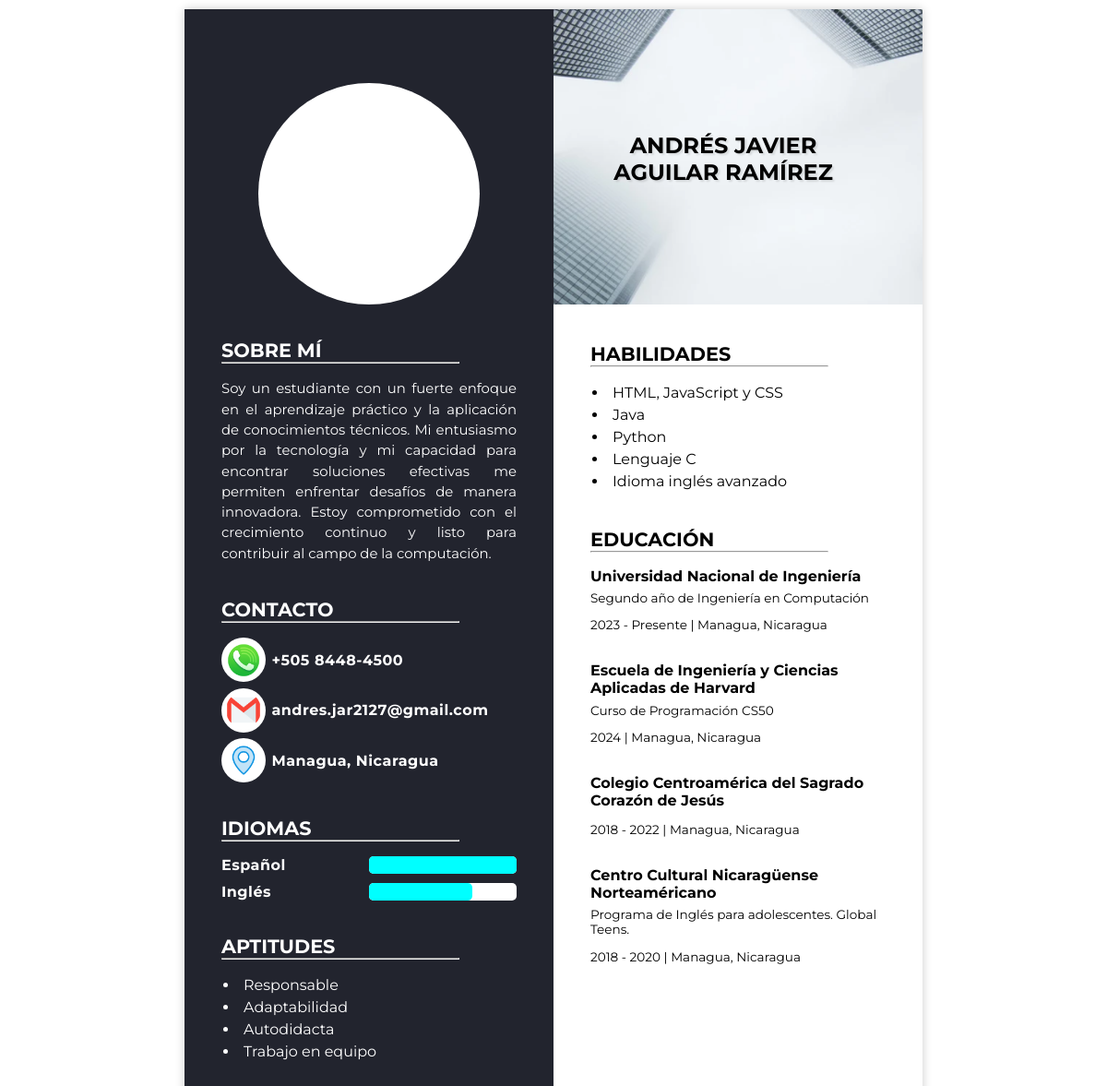
The page / on the database its author committed.
### data/models.py (models this page shows)
class Person(models.Model):
    name = models.CharField(max_length=50)
    description = models.TextField()

class Contact(models.Model):
    CONTACT_TYPES = [
        ('phone', 'Phone'),
        ('email','Email'),
        ('github','Github'),
        ('instagram','Instagram'),
        ('linkedin','Linkedin'),
        ('adress','Adress'),
        ('other','Other'),
    ]
    kind = models.CharField(max_length=20, choices=CONTACT_TYPES)
    value = models.CharField(max_length=255)

class Language(models.Model):
    name = models.CharField(max_length=20)
    proficiency = models.IntegerField()

class Aptitude(models.Model):
    name = models.CharField(max_length=50)

class Skill(models.Model):
    value = models.TextField()

class Education(models.Model):
    institution = models.CharField(max_length=100)
    description = models.CharField(max_length=100)
    location = models.CharField(max_length=50)
    start_date = models.CharField(max_length=5, null=False)
    end_date = models.CharField(max_length=5, null=True)

### data/views.py (the view)
# urls.py: path('',CV,name='CV'),
def CV(request):
    person = Person.objects.first()
    aptitudes = Aptitude.objects.all()
    contacts = Contact.objects.all()
    languages = Language.objects.all()
    skills = Skill.objects.all()
    education = Education.objects.all()
    context = {
        'person':person,
        'contacts':contacts,
        'languages':languages,
        'aptitudes':aptitudes,
        'skills':skills,
        'education':education,
    }
    return render(request, 'CV.html', context)

### templates/CV.html (shortened to what this page needs)
{% load static %}
<!DOCTYPE html>
<html lang="en">
<head>
    <link rel="stylesheet" href="{% static 'style.css' %}">
</head>
<body>
    <div class="main-container">
        <div class="gray-container">
            <div class="circle-container profile-img-container">
                <img src="{% static 'images/profile-image.jpg' %}" alt="profile-image" class="profile-img">
            </div>
            <section class="cv-section" id="about-me">
                <h1 class="cv-section-title">SOBRE MÍ</h1>
                <hr>
                <p class="cv-section-description">{{person.description}}</p>
            </section>
            <section class="cv-section" id="contact">
                <h1 class="cv-section-title">CONTACTO</h1>
                <hr>
                {% for contact in contacts %}
                    <div class="contact-item">
                        <div class="circle-container contact-icon-container">
                            <img src="{% static 'images/' %}{{ contact.kind }}.png" alt="Image" class="icon-img">
                        </div>
                        <p class="cv-section-subtitle"> {{contact.value}}</p>
                    </div>
                {% endfor %}
            </section>
            <section class="cv-section" id="languages">
                <h1 class="cv-section-title">IDIOMAS</h1>
                <hr>
                {% for language in languages %}
                    <div class="languages-item">
                        <p class="cv-section-subtitle"> {{language.name}}</p>
                        <div class="bar-container">
                            <div class="load-bar" style="width: {{language.proficiency}}%;"></div>
                        </div>
                    </div>
                {% endfor %}
            </section>
            <section class="cv-section" id="aptitudes">
                <h1 class="cv-section-title">APTITUDES</h1>
                <hr>
                <ul class="list">
                    {% for aptitude in aptitudes %}
                        <li> {{aptitude.name}} </li>
                    {% endfor %}
                </ul>
            </section>
        </div>
        <div class="white-container">
            <section class="name-container">
                <img src="{% static 'images/background-image.png' %}" alt="Background" class="background-img">
                <h1 class="overlaid-text">{{person.name}}</h1>
            </section>
            <section class="cv-section" id="abilities">
                <h1 class="cv-section-title">HABILIDADES</h1>
                <hr>
                <ul class="list">
                    {% for skill in skills %}
                        <li> {{skill.value}} </li>
                    {% endfor %}
                </ul>
            </section>
            <section class="cv-section" id="education">
                <h1 class="cv-section-title">EDUCACIÓN</h1>
                <hr>
                {% for item in education %}
                    <div class="education-item">
                        <p class="education-item-title"> {{item.institution}}</p>
                        <p class="education-item-desc">{{item.description}}</p>
                        <p class="education-item-desc">
                            {% if item.start_date != item.end_date %}
                                {{item.start_date}} - {% if item.end_date != '' %} {{item.end_date}} {% else %} Presente {% endif %}
                            {% else %}
                                {{item.start_date}}
                            {% endif %}
                            | {{item.location}}</p>
                    </div>
                {% endfor %}
            </section>
        </div>
    </div>
</body>
</html>

### static/style.css (style rules this page uses)
body { margin:0px; padding: 0px; display: flex; justify-content: center; background-color: white; font-family: 'Montserrat', sans-serif; }
.main-container { margin-top:10px; margin-bottom:10px; width: 800px; display: flex; flex-direction: row; min-height: 50%; padding-bottom: 20px; box-shadow: 0px 0px 10px rgba(0, 0, 0, 0.2); background-color: gray; }
.main-container hr { width: 80%; margin:0px; padding:0px; margin-top: 0px; margin-bottom:5%; margin-right: auto; }
.gray-container { margin:0px; width: 50%; min-height: 500px; display: flex; flex-direction: column; align-items: center; color: white; background-color: #22242e; padding-bottom:5%; }
.white-container { margin:0px; width: 50%; min-height: 500px; display: flex; flex-direction: column; align-items: center; color: black; background-color: white; padding-bottom:5%; }
.circle-container { display: flex; align-items: center; justify-items: center; aspect-ratio: 1/1; border-radius: 50%; background-color: white; }
.profile-img-container { width: 55%; aspect-ratio: 1/1; margin-top:20%; padding:2.5%; }
.profile-img { width: 100%; aspect-ratio: 1/1; object-fit: cover; border-radius: 50%; }
.contact-icon-container { width: 12%; aspect-ratio: 1/1; margin-top:0%; margin-right: 2%; padding:1.5%; }
.icon-img { width: 100%; aspect-ratio: 1/1; object-fit: cover; border-radius: 50%; }
.cv-section { width: 80%; margin-left: 10%; margin-right: 10%; margin-top: 5%; margin-bottom: 0%; }
.cv-section-title { margin-bottom: 0px; font-size: 130%; }
.cv-section-subtitle { padding:0px; margin:0px; font-weight: bold; font-size: 100%; letter-spacing: 0.5px; }
.cv-section-description { margin-top:0px; margin-bottom: 0px; font-size:93%; line-height: 1.5; text-align: justify; }
.contact-item { width: 100%; margin-top: 2%; margin-left: 0px; margin-right: auto; display: flex; flex-direction: row; align-items: center; }
.languages-item { padding:0px; margin-top:3%; display: flex; flex-direction: row; }
.bar-container { display: flex; padding: 0px; margin-left:auto; margin-right: 0px; width: 50%; min-height: 100%; background-color: white; border-radius: 5px; }
.load-bar { margin-left:0px; margin-right:auto; min-width:0%; min-height:100%; background-color: cyan; border-radius: 5px; }
.list { padding-left: 2px; margin-bottom: 0%; font-size: 100%; text-align: justify; line-height: 1.5; list-style-position: inside; }
.name-container { margin:0px; padding:0px; position: relative; justify-content: center; }
.overlaid-text { margin:0px; padding: 0px; position: absolute; top: 50%; left: 40%; transform: translate(-40%, -50%); color: black; font-size: 24px; text-shadow: 2px 2px 2px rgba(0, 0, 0, 0.1); letter-spacing: 0.5; text-align: center; }
.background-img { width: 100%; aspect-ratio: 10/8; object-fit: cover; }
.education-item { margin-bottom:10%; padding:0px; }
.education-item-title { margin:0%; font-size: 100%; font-weight: bold; }
.education-item-desc { margin-top:2%; font-size: 85%; }

### rows shown on the page
Person: description "Soy un estudiante con un fuerte enfoque en el aprendizaje práctico y la aplicación de conocimientos técnicos. Mi entusiasmo por la tecnología y mi capacidad para encontrar soluciones efectivas me permiten enfrentar desafíos de manera innovadora. Estoy comprometido con el crecimiento continuo y listo para contribuir al campo de la computación.", name "ANDRÉS JAVIER AGUILAR RAMÍREZ"
Contact: kind (picture), value "+505 8448-4500"
Contact: kind (picture), value "andres.jar2127@gmail.com"
Contact: kind (picture), value "Managua, Nicaragua"
Language: name "Español", proficiency 100 (drawn)
Language: name "Inglés", proficiency 70 (drawn)
Aptitude: name "Responsable"
Aptitude: name "Adaptabilidad"
Aptitude: name "Autodidacta"
Aptitude: name "Trabajo en equipo"
Skill: value "HTML, JavaScript y CSS"
Skill: value "Java"
Skill: value "Python"
Skill: value "Lenguaje C"
Skill: value "Idioma inglés avanzado"
Education: institution "Universidad Nacional de Ingeniería", description "Segundo año de Ingeniería en Computación", start_date "2023", end_date "Presente", location "Managua, Nicaragua"
Education: institution "Escuela de Ingeniería y Ciencias Aplicadas de Harvard", description "Curso de Programación CS50", start_date "2024", location "Managua, Nicaragua"
Education: institution "Colegio Centroamérica del Sagrado Corazón de Jesús", start_date "2018", end_date "2022", location "Managua, Nicaragua"
Education: institution "Centro Cultural Nicaragüense Norteaméricano", description "Programa de Inglés para adolescentes. Global Teens.", start_date "2018", end_date "2020", location "Managua, Nicaragua"
